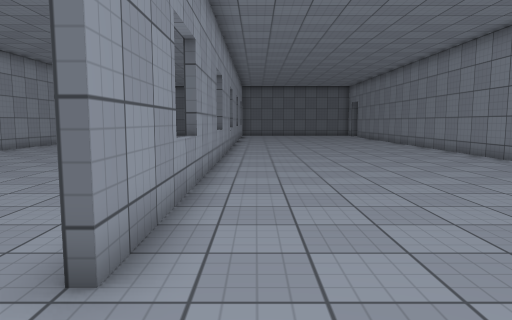
view 1 (above)

22 first-person views from a walk through a scene from a Unity 3-D project. The camera is 1.3 m above the floor, tilts 6° down and sees 70° across. Doors are open. The floor is counted in squares, 1 m on a side. Each view is taken from the middle of a square. On the plan, view 1 faces up. The plan holds only what a view shows up to about 15 squares ahead; the rest is blank. The place goes on beyond the plan. The player character is not drawn. Surface patterns are stand-ins for the level's own textures.

view 2
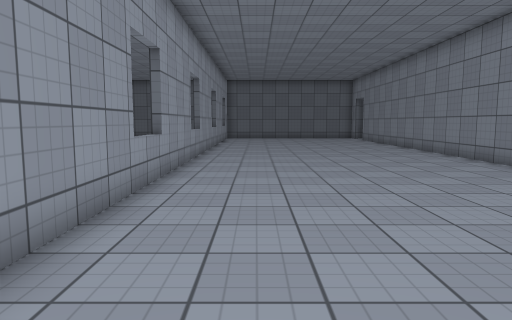

view 3
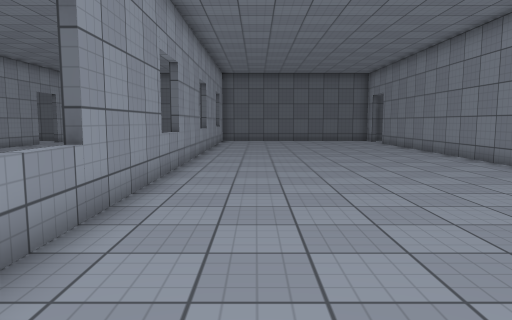

view 4
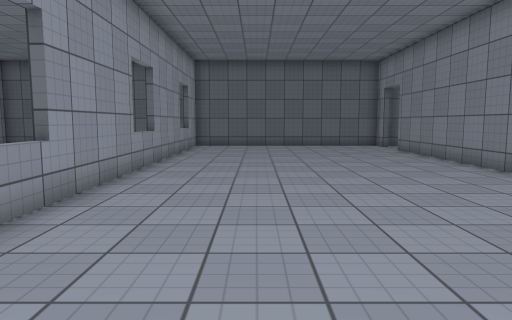

view 5
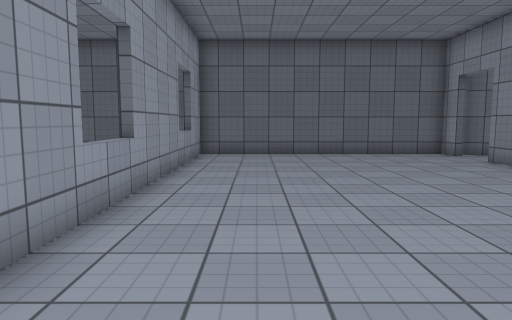

view 6
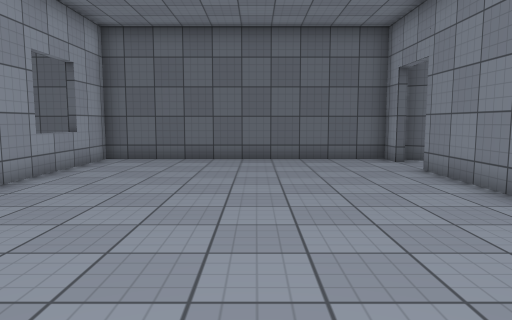

view 7
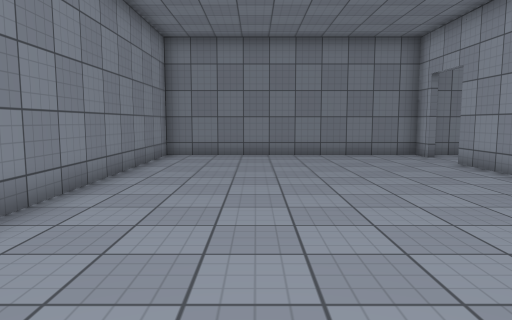

view 8
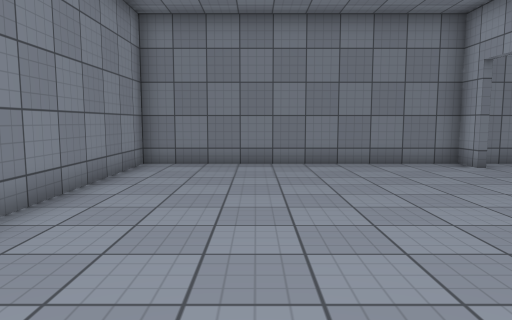

view 9
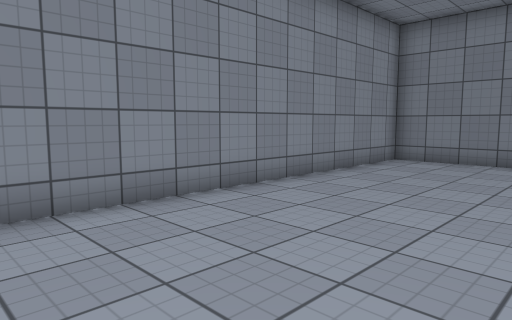

view 10
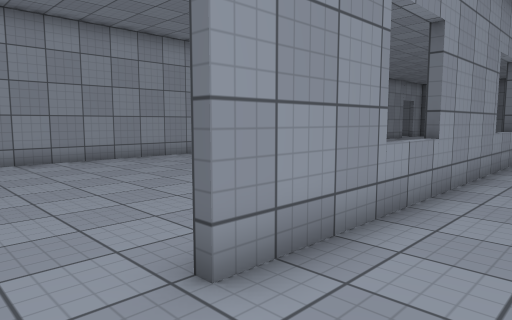

view 11
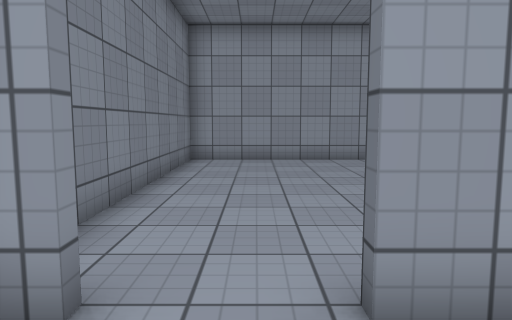

view 12
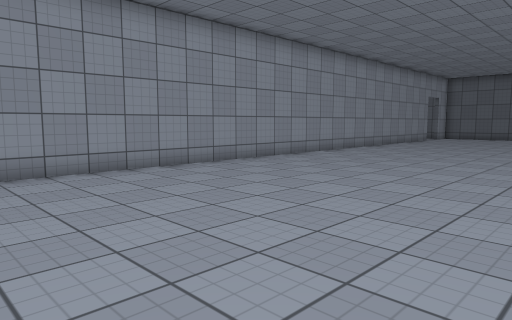

view 13
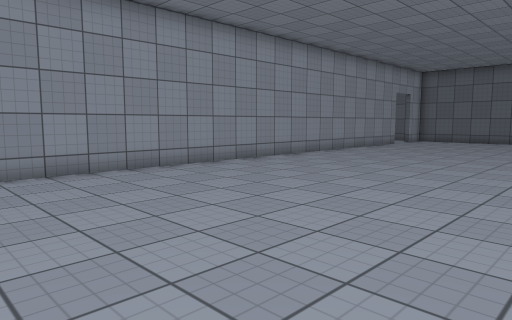

view 14
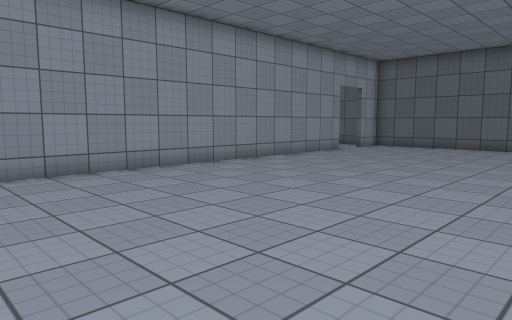

view 15
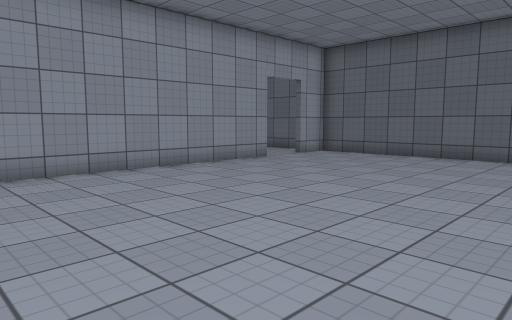

view 16
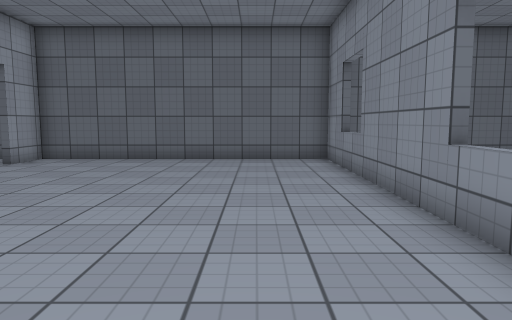

view 17
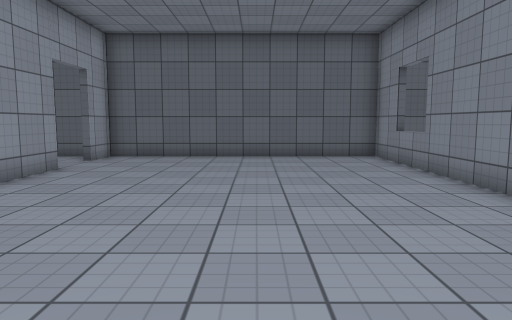

view 18
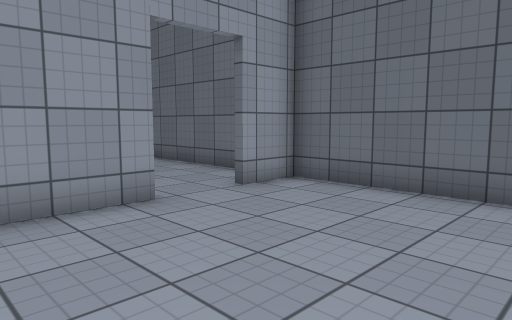

view 19
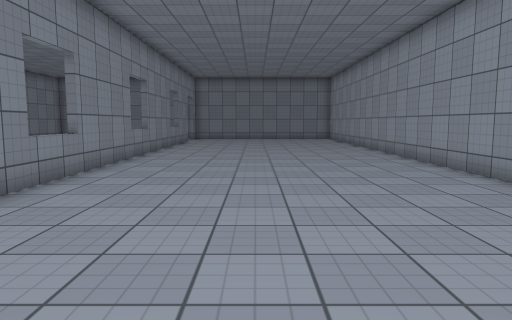

view 20
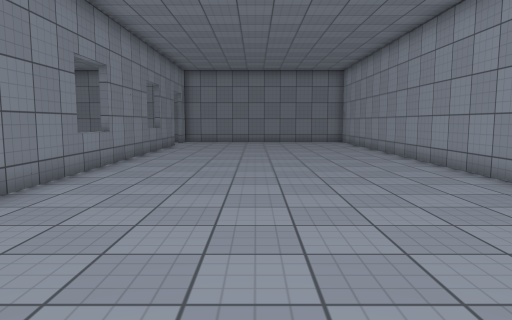

view 21
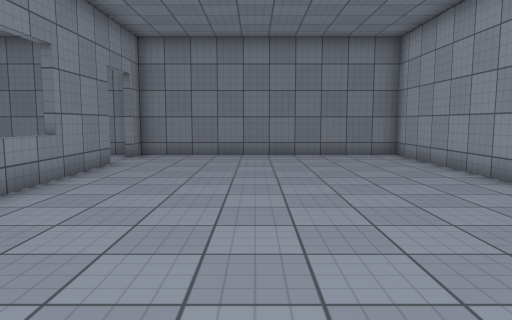

view 22
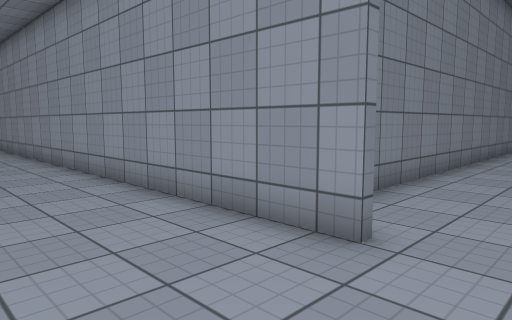

### Floor plan
Points are (right, up) in squares from view 1. A wall is a line through its corners. A room is listed if a view was taken in it or the views show most of it. See-through windows are left out.
Room 1 (views 1, 2, 3, 4, 5, 6, 7, 8, 9, 10, 11)
walls: (8.5, 32.7) (8.5, 33.8) (-1.2, 33.8) (-1.2, 2.6); (-1.2, 0.8) (-1.2, -0.2) (8.5, -0.2) (8.5, 30.9); (9.6, 33.2) (9, 33.5)
ways out: open door at (-1, 1.5) to room 2; open door at (9, 31.5)
Room 2 (views 12, 13, 14, 15, 16, 17, 18, 19, 20, 21, 22)
walls: (-1.5, 24.5) (-1.5, 33.8) (-11.5, 33.8) (-11.5, 32); (-11.5, 30.1) (-11.5, -0.2) (-1.5, -0.2) (-1.5, 0.8); (-1.5, 2.8) (-1.5, 20.6)
ways out: open door at (-1, 1.5) to room 1; open door at (-12, 31)

Positions as (right, up) in squares from view 1, and headings:
1: (0, 0), facing up
2: (1, 5), facing up
3: (1, 9), facing up
4: (2, 14), facing up
5: (1, 19), facing up
6: (4, 21), facing up
7: (5, 14), facing down
8: (5, 11), facing down
9: (3, 12), facing down-right
10: (1, 1), facing up-left
11: (1, 2), facing left
12: (-2, 4), facing up-left
13: (-2, 9), facing up-left
14: (-2, 15), facing up-left
15: (-2, 20), facing up-left
16: (-4, 21), facing up
17: (-6, 20), facing up
18: (-6, 27), facing up-left
19: (-6, 27), facing down
20: (-6, 23), facing down
21: (-6, 14), facing down
22: (-8, 32), facing down-left
